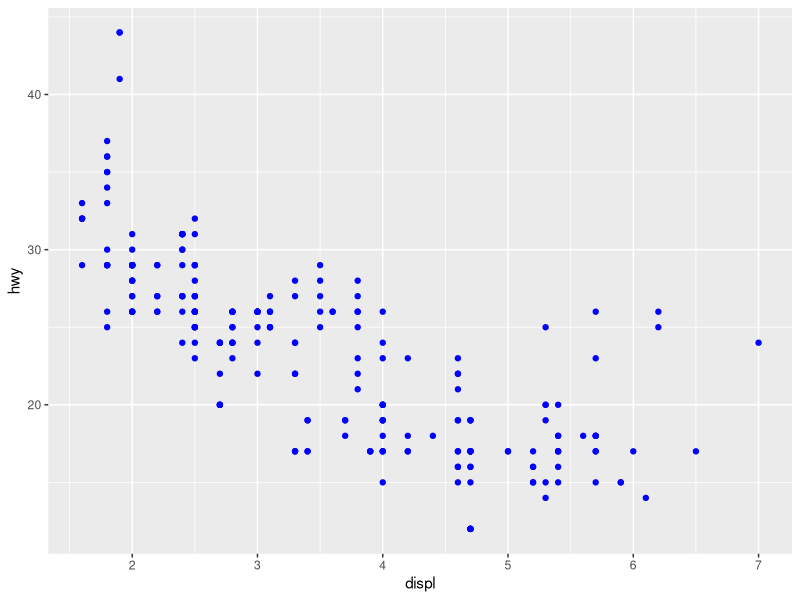
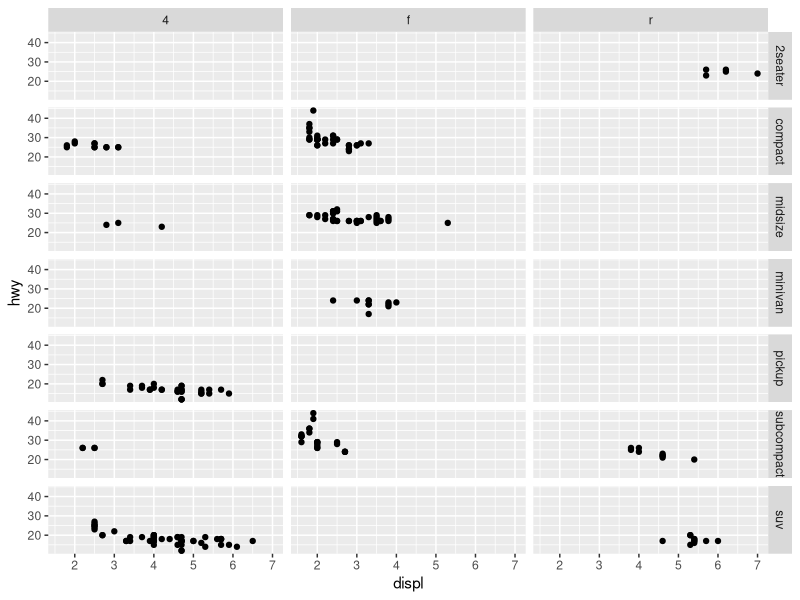
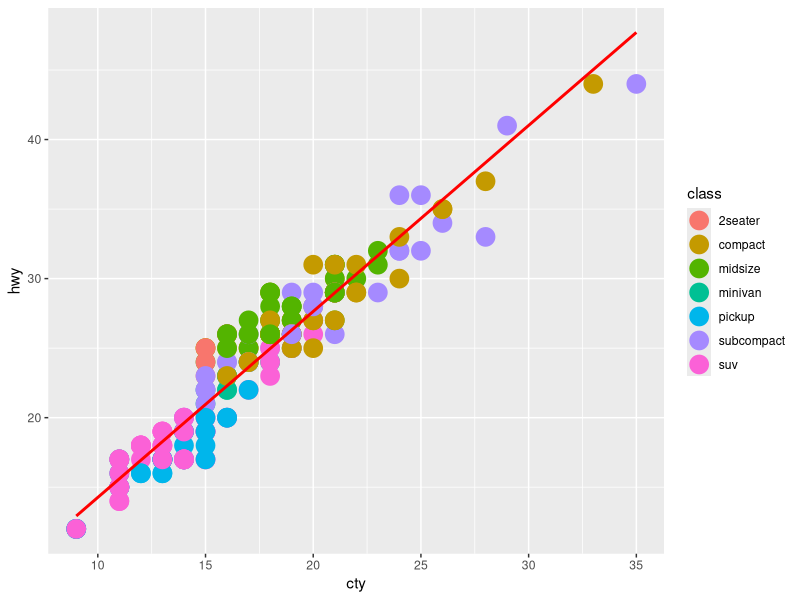
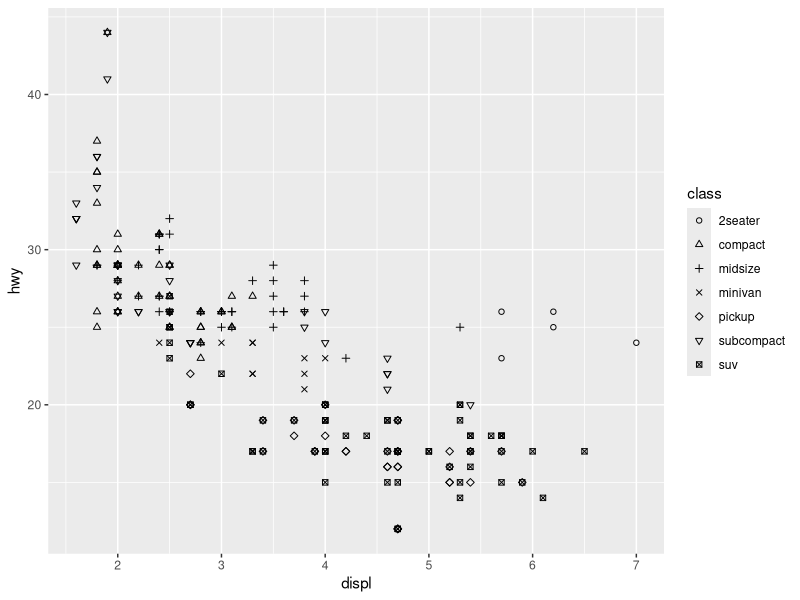
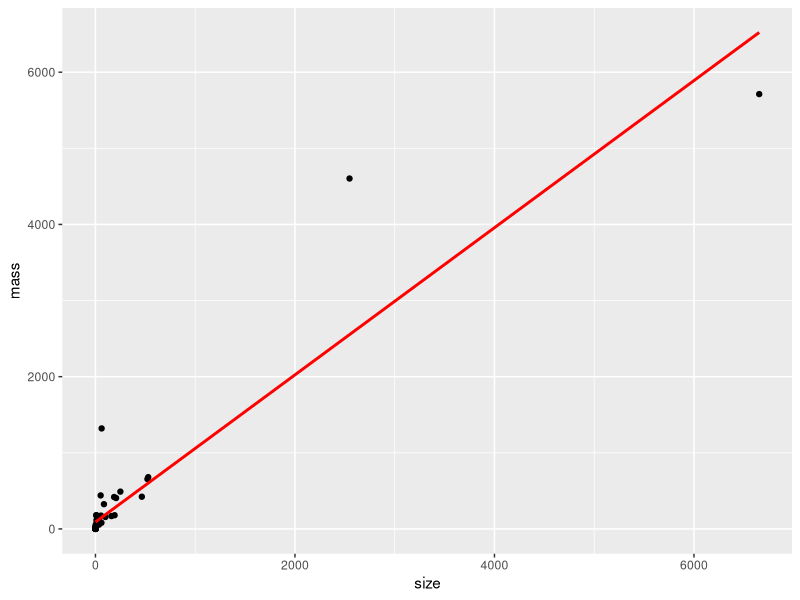
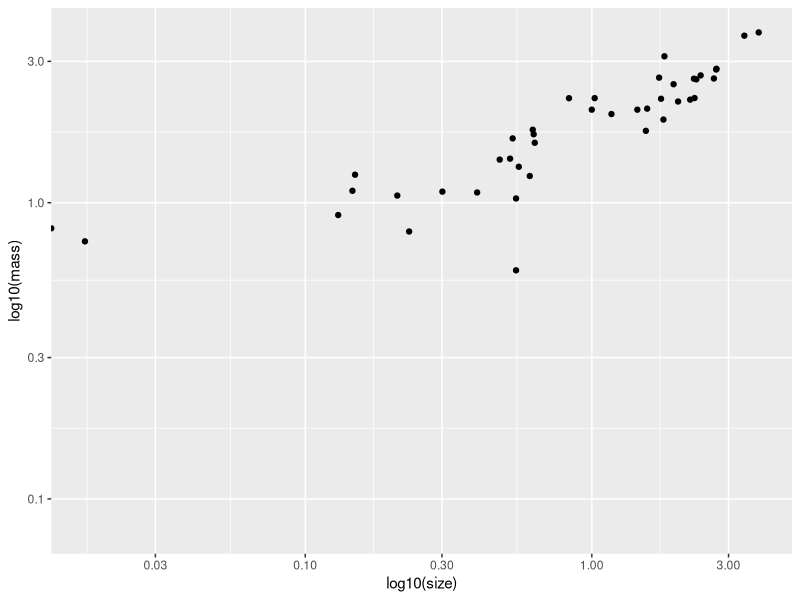

Write the R code that produced these figures, in order.
## ---- chunk 1
library(ggplot2)
data("mpg")
mpg
# first method
number_row <- nrow (mpg)
number_row
number_column <- ncol (mpg)
number_column
# second method
dimensions <- dim (mpg)
dimensions
total_row <- dimensions [1]
total_row 
total_columns <- dimensions [2]
total_columns 
## ---- chunk 2
#the color="blue" should be placed outside the aes()
ggplot(data = mpg) + 
  geom_point(mapping = aes(x = displ, y = hwy), color = "blue")
## ---- chunk 3
ggplot(data = mpg, aes(x = displ, y = hwy)) +
  geom_point() +
  facet_grid(class ~ drv)
## ---- chunk 4
ggplot(data = mpg, aes(x = cty, y = hwy, color = class)) +
  geom_point(size = 6) +
  geom_smooth(method = "lm", se = FALSE, color = "red") 
## ---- chunk 5
subcompact_15 <- subset (mpg, class == "subcompact" & cty == 15)
subcompact_15
man_mod_15 <- subcompact_15 [, c("manufacturer","model") ]
man_mod_15
## ---- chunk 6
ggplot(data = mpg) + 
  geom_point(mapping = aes(x = displ, y = hwy, shape = class)) +
  scale_shape_manual(values = 1:7)
## ---- chunk 7
x <- c(3.385,0.48,1.35,465,36.33,27.66,14.83,1.04,4.19,0.425,0.101,0.92,1,0.005,0.06,3.5,2,1.7,2547,0.023,187.1,521,0.785,10,3.3,0.2,1.41,529,207,85,0.75,62,6654,3.5,6.8,35,4.05,0.12,0.023,0.01,1.4,250,2.5,55.5,100,52.16,10.55,0.55,60,3.6,4.288,0.28,0.075,0.122,0.048,192,3,160,0.9,1.62,0.104,4.235)
y <- c(44.5,15.5,8.1,423,119.5,115,98.2,5.5,58,6.4,4,5.7,6.6,0.14,1,10.8,12.3,6.3,4603,0.3,419,655,3.5,115,25.6,5,17.5,680,406,325,12.3,1320,5712,3.9,179,56,17,1,0.4,0.25,12.5,490,12.1,175,157,440,179.5,2.4,81,21,39.2,1.9,1.2,3,0.33,180,25,169,2.6,11.4,2.5,50.4)
size_mass <- data.frame (size = x, mass = y)
size_mass
ggplot(size_mass, aes(size, mass)) +
      geom_point() +
      geom_smooth(method = "lm", color = "red", se = FALSE)
## ---- chunk 8
library(dplyr)
size_mass <- size_mass %>%
  mutate(size_log10 = log10 (size),
         mass_log10 = log10 (mass))
size_mass
## ---- chunk 9
ggplot(size_mass, aes(x = size_log10, y = mass_log10)) +
  geom_point() +
  scale_x_log10() +
  scale_y_log10() +
  labs(x = "log10(size)", y = "log10(mass)")
